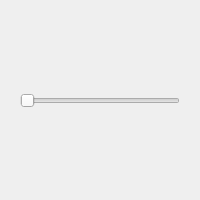
<?xml version="1.0" encoding="UTF-8"?>
<ui version="4.0">
 <class>FormB</class>
 <widget class="QWidget" name="FormB">
  <property name="geometry">
   <rect>
    <x>0</x>
    <y>0</y>
    <width>200</width>
    <height>200</height>
   </rect>
  </property>
  <property name="windowTitle">
   <string>Form</string>
  </property>
  <widget class="QSlider" name="horizontalSlider">
   <property name="geometry">
    <rect>
     <x>20</x>
     <y>90</y>
     <width>160</width>
     <height>22</height>
    </rect>
   </property>
   <property name="orientation">
    <enum>Qt::Horizontal</enum>
   </property>
  </widget>
 </widget>
 <resources/>
 <connections/>
</ui>
